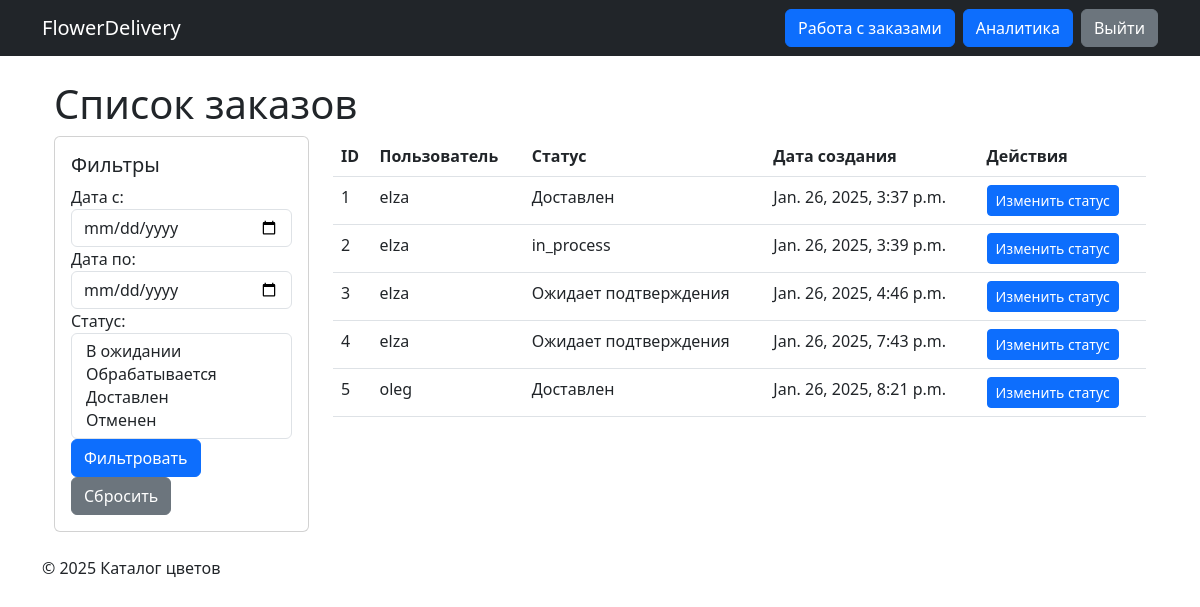
Before: /manage-orders/ (signed in) with the older database file.
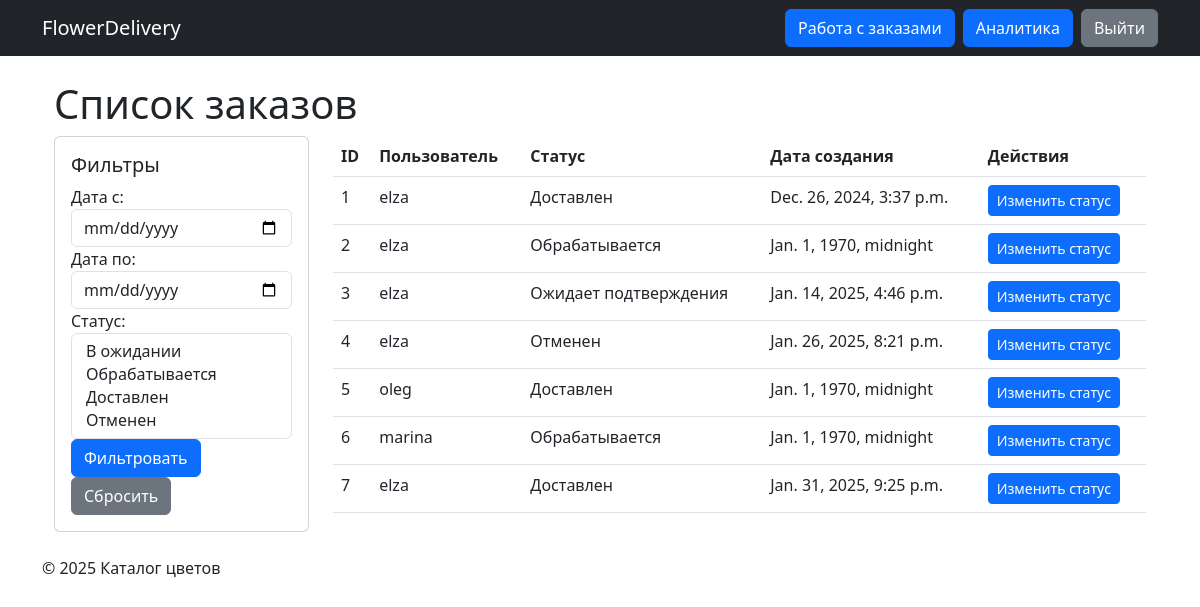
After: the same page with the newer database file.
### orders/models.py (models this page shows)
class Order(models.Model):
    user = models.ForeignKey(User, on_delete=models.CASCADE, related_name='orders')
    created_at = models.DateTimeField(auto_now_add=True)
    delivery_address = models.TextField()
    status = models.CharField(max_length=20, choices=(
        ('pending', 'Ожидает подтверждения'),
        ('processed', 'Обрабатывается'),
        ('delivered', 'Доставлен'),
        ('canceled', 'Отменен')
    ), default='pending')

### mngorder/views.py (the view)
# urls.py: path('', ManageOrderListView.as_view(), name='manage_order_list'),
class ManageOrderListView(LoginRequiredMixin, UserPassesTestMixin, ListView):
    template_name = 'mngorder/manage_order_list.html'
    context_object_name = 'orders'
    def test_func(self):
        return self.request.user.is_staff
    def get_queryset(self):
        queryset = get_all_orders()
        start_date = self.request.GET.get('start_date')
        end_date = self.request.GET.get('end_date')
        statuses = self.request.GET.getlist('status')
        if start_date:
            start_date = datetime.strptime(start_date, '%Y-%m-%d')
            queryset = queryset.filter(created_at__gte=start_date)
        if end_date:
            end_date = datetime.strptime(end_date, '%Y-%m-%d')
            queryset = queryset.filter(created_at__lte=end_date)
        if statuses:
            queryset = queryset.filter(status__in=statuses)
        return queryset
    def get_context_data(self, **kwargs):
        context = super().get_context_data(**kwargs)
        context['status_choices'] = self.get_status_choices()
        context['selected_statuses'] = self.request.GET.getlist('status')
        return context
    def get_status_choices(self):
        return [
            ('pending', 'В ожидании'),
            ('processed', 'Обрабатывается'),
            ('delivered', 'Доставлен'),
            ('canceled', 'Отменен'),
        ]

### core/services.py (called while the page is built)
def get_all_orders():
    return Order.objects.all()

### templates/mngorder/manage_order_list.html (shortened to what this page needs)
{% extends 'base.html' %}
{% block content %}
<div class="container">
    <h1>Список заказов</h1>
    <div class="row">
        <div class="col-md-3">
            <form method="get" action="{% url 'manage_order_list' %}">
                <div class="card">
                    <div class="card-body">
                        <h5 class="card-title">Фильтры</h5>
                        <div class="form-group">
                            <label for="start_date">Дата с:</label>
                            <input type="date" id="start_date" name="start_date" class="form-control" value="{{ request.GET.start_date }}">
                        </div>
                        <div class="form-group">
                            <label for="end_date">Дата по:</label>
                            <input type="date" id="end_date" name="end_date" class="form-control" value="{{ request.GET.end_date }}">
                        </div>
                        <div class="form-group">
                            <label for="status">Статус:</label>
                            <select multiple id="status" name="status" class="form-control">
                                {% for status in status_choices %}
                                    <option value="{{ status.0 }}" {% if status.0 in selected_statuses %}selected{% endif %}>{{ status.1 }}</option>
                                {% endfor %}
                            </select>
                        </div>
                        <div class="form-group">
                            <button type="submit" class="btn btn-primary btn-block">Фильтровать</button>
                            <a href="{% url 'manage_order_list' %}" class="btn btn-secondary btn-block">Сбросить</a>
                        </div>
                    </div>
                </div>
            </form>
        </div>
        <div class="col-md-9">
            <table class="table">
                <thead>
                    <tr>
                        <th>ID</th>
                        <th>Пользователь</th>
                        <th>Статус</th>
                        <th>Дата создания</th>
                        <th>Действия</th>
                    </tr>
                </thead>
                <tbody>
                    {% for order in orders %}
                    <tr>
                        <td>{{ order.id }}</td>
                        <td>{{ order.user.username }}</td>
                        <td>{{ order.get_status_display }}</td>
                        <td>{{ order.created_at }}</td>
                        <td>
                            <a href="{% url 'manage_order_update' order.id %}" class="btn btn-primary btn-sm">Изменить статус</a>
                        </td>
                    </tr>
                    {% endfor %}
                </tbody>
            </table>
        </div>
    </div>
</div>
{% endblock %}

Changed rows visible on the page:
changed Order id 1: created_at "Jan. 26, 2025, 3:37 p.m." → "Dec. 26, 2024, 3:37 p.m."
changed Order id 2: status "in_process" → "Обрабатывается"; created_at "Jan. 26, 2025, 3:39 p.m." → "Jan. 1, 1970, midnight"
changed Order "Ожидает подтверждения": created_at "Jan. 26, 2025, 4:46 p.m." → "Jan. 14, 2025, 4:46 p.m."
changed Order id 4: status "Ожидает подтверждения" → "Отменен"; created_at "Jan. 26, 2025, 7:43 p.m." → "Jan. 26, 2025, 8:21 p.m."
changed Order "oleg": created_at "Jan. 26, 2025, 8:21 p.m." → "Jan. 1, 1970, midnight"
added Order: id "6", user.username "marina", status "Обрабатывается", created_at "Jan. 1, 1970, midnight"
added Order: id "7", user.username "elza", status "Доставлен", created_at "Jan. 31, 2025, 9:25 p.m."
